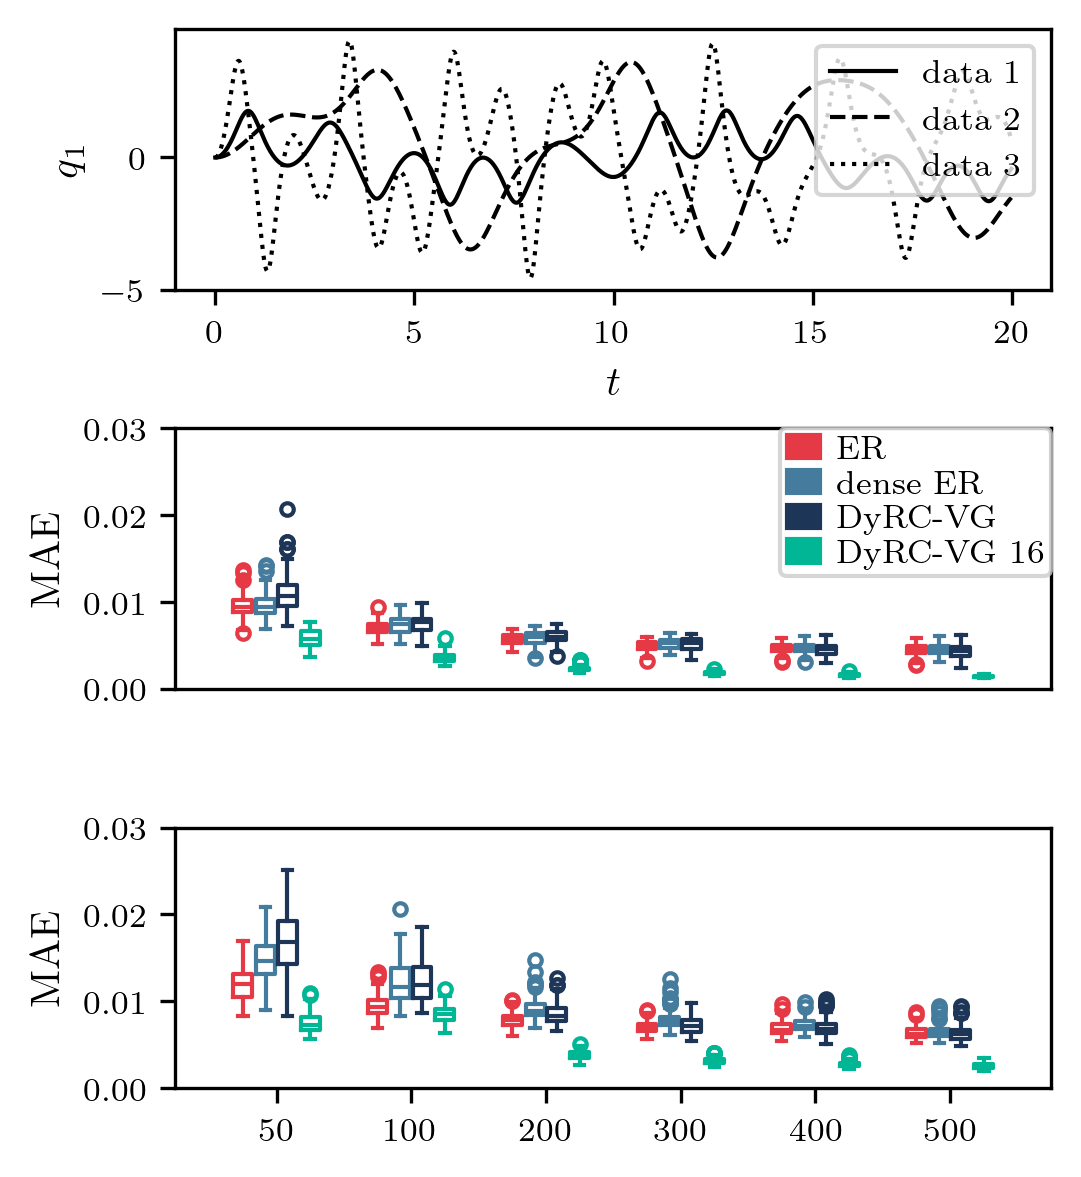

The script that drew this image:
# -*- coding: utf-8 -*-
""" Figure 4

Part of the accompanying code for the paper "Dynamics-Informed Reservoir Computing with Visibility Graphs" by Charlotte
Geier and Merten Stender.

Figure 4: additional information
a) Three Duffing time series
b) MAE boxplot for data 2
c) MAE boxplot for data 3

Copyright (c) Charlotte Geier
Hamburg University of Technology, Dynamics Group
www.tuhh.de/dyn
charlotte.geier@tuhh.de

Licensed under the GPLv3. See LICENSE in the project root for license information.

22.07.2025

"""

import os
import pandas as pd
import numpy as np
import matplotlib.pyplot as plt
import matplotlib.patches as mpatches

# set LaTeX font
tex_fonts = {
    # Use LaTeX to write all text
    "text.usetex": True,
    "font.family": "serif",
    # Use 10pt font in plots, to match 10pt font in document
    "axes.titlesize": 10,
    "axes.labelsize": 10,
    "font.size": 10,
    # Make the legend/label fonts a little smaller
    "legend.fontsize": 8,
    "xtick.labelsize": 8,
    "ytick.labelsize": 8
}
plt.rcParams.update(tex_fonts)
from cpsmehelper import export_figure, get_colors

cpsme_red = get_colors()['red']
cpsme_blue_3= get_colors()['blue_3']
cpsme_blue_2= get_colors()['blue_4']
cpsme_green = get_colors()['green']


fig, ax = plt.subplots(3, 1)

# A: different Duffing time series 

t = np.load('data_1/duffing_time.npy')
data_1 = np.load('data_1/duffing_data.npy')
data_2 = np.load('data_2/duffing_data.npy')
data_3 = np.load('data_3/duffing_data.npy')


ax[0].plot(t[:1000], data_1[:1000, 1], 'k-', label='data 1', linewidth=1)
ax[0].plot(t[:1000], data_2[:1000, 1], 'k--', label='data 2', linewidth=1)
ax[0].plot(t[:1000], data_3[:1000, 1], 'k:', label='data 3', linewidth=1)

ax[0].set_xlabel('$t$')
ax[0].set_ylabel('$q_1$')
ax[0].legend(loc='upper right')


# B: MAE boxplot for data 2
# load data
data_path='data_2'
mean_maes_rand =[]
std_maes_rand = []
mean_maes_vg =[]
std_maes_vg = []
mean_maes_dens =[]
std_maes_dens = []

maes_rand = []
maes_vg = []
maes_dens =[]
mses_rand = []
mses_vg = []
mses_dens =[]
maes_vg_skip = []
mses_vg_skip = []

num_nodes = [50, 100, 200, 300, 400, 500]

for N in num_nodes:
    name = f'N_{N}_skip_1'
    path = f'{data_path}/{name}'
    df = pd.read_csv(f"{path}/{name}_results.csv")

    mean_maes_rand.append(np.mean(df['mae_rand']))
    std_maes_rand.append(np.std(df['mae_rand']))
    mean_maes_vg.append(np.mean(df['mae_vg']))
    std_maes_vg.append(np.std(df['mae_vg']))
    mean_maes_dens.append(np.mean(df['mae_dens']))
    std_maes_dens.append(np.std(df['mae_dens']))

    maes_rand.append(df['mae_rand'])
    maes_vg.append(df['mae_vg'])
    maes_dens.append(df['mae_dens'])

    mses_rand.append(df['mse_rand'])
    mses_vg.append(df['mse_vg'])
    mses_dens.append(df['mse_dens'])

    name = f'N_{N}_skip_16'
    path = f'{data_path}/{name}'
    df = pd.read_csv(f"{path}/{name}_results.csv")

    maes_vg_skip.append(df['mae_vg'])
    mses_vg_skip.append(df['mse_vg'])

positions = [1, 2, 3, 4, 5, 6]
positions_1 = positions - np.ones_like(positions)*0.25
positions_2 = positions - np.ones_like(positions)*0.08
positions_3 = positions + np.ones_like(positions)*0.08
positions_4 = positions + np.ones_like(positions)*0.25
width=0.14
ax[1].boxplot(maes_rand,
        positions=positions_1,
        widths=width,
        boxprops=dict(color=cpsme_red),
            capprops=dict(color=cpsme_red),
            whiskerprops=dict(color=cpsme_red),
            flierprops=dict(color=cpsme_red, markeredgecolor=cpsme_red, markersize=3),
            medianprops=dict(color=cpsme_red))
ax[1].boxplot(maes_dens,
        positions=positions_2,
        widths=width,
        boxprops=dict(color=cpsme_blue_3),
            capprops=dict(color=cpsme_blue_3),
            whiskerprops=dict(color=cpsme_blue_3),
            flierprops=dict(color=cpsme_blue_3, markeredgecolor=cpsme_blue_3, markersize=3),
            medianprops=dict(color=cpsme_blue_3))
ax[1].boxplot(maes_vg,
        positions=positions_3,
        widths=width,
        boxprops=dict(color=cpsme_blue_2),
            capprops=dict(color=cpsme_blue_2),
            whiskerprops=dict(color=cpsme_blue_2),
            flierprops=dict(color=cpsme_blue_2, markeredgecolor=cpsme_blue_2, markersize=3),
            medianprops=dict(color=cpsme_blue_2))
ax[1].boxplot(maes_vg_skip,
        positions=positions_4,
        widths=width,
        boxprops=dict(color=cpsme_green),
            capprops=dict(color=cpsme_green),
            whiskerprops=dict(color=cpsme_green),
            flierprops=dict(color=cpsme_green, markeredgecolor=cpsme_green, markersize=3),
            medianprops=dict(color=cpsme_green))

# C: MAE boxplot for data 3
# load data
data_path='data_3'
mean_maes_rand =[]
std_maes_rand = []
mean_maes_vg =[]
std_maes_vg = []
mean_maes_dens =[]
std_maes_dens = []

maes_rand = []
maes_vg = []
maes_dens =[]
mses_rand = []
mses_vg = []
mses_dens =[]
maes_vg_skip = []
mses_vg_skip = []

num_nodes = [50, 100, 200, 300, 400, 500]

for N in num_nodes:
    name = f'N_{N}_skip_1'
    path = f'{data_path}/{name}'
    df = pd.read_csv(f"{path}/{name}_results.csv")

    mean_maes_rand.append(np.mean(df['mae_rand']))
    std_maes_rand.append(np.std(df['mae_rand']))
    mean_maes_vg.append(np.mean(df['mae_vg']))
    std_maes_vg.append(np.std(df['mae_vg']))
    mean_maes_dens.append(np.mean(df['mae_dens']))
    std_maes_dens.append(np.std(df['mae_dens']))

    maes_rand.append(df['mae_rand'])
    maes_vg.append(df['mae_vg'])
    maes_dens.append(df['mae_dens'])

    mses_rand.append(df['mse_rand'])
    mses_vg.append(df['mse_vg'])
    mses_dens.append(df['mse_dens'])

    name = f'N_{N}_skip_16'
    path = f'{data_path}/{name}'
    df = pd.read_csv(f"{path}/{name}_results.csv")

    maes_vg_skip.append(df['mae_vg'])
    mses_vg_skip.append(df['mse_vg'])

positions = [1, 2, 3, 4, 5, 6]
positions_1 = positions - np.ones_like(positions)*0.25
positions_2 = positions - np.ones_like(positions)*0.08
positions_3 = positions + np.ones_like(positions)*0.08
positions_4 = positions + np.ones_like(positions)*0.25
width=0.14
ax[2].boxplot(maes_rand,
        positions=positions_1,
        widths=width,
        boxprops=dict(color=cpsme_red),
            capprops=dict(color=cpsme_red),
            whiskerprops=dict(color=cpsme_red),
            flierprops=dict(color=cpsme_red, markeredgecolor=cpsme_red, markersize=3),
            medianprops=dict(color=cpsme_red))
ax[2].boxplot(maes_dens,
        positions=positions_2,
        widths=width,
        boxprops=dict(color=cpsme_blue_3),
            capprops=dict(color=cpsme_blue_3),
            whiskerprops=dict(color=cpsme_blue_3),
            flierprops=dict(color=cpsme_blue_3, markeredgecolor=cpsme_blue_3, markersize=3),
            medianprops=dict(color=cpsme_blue_3))
ax[2].boxplot(maes_vg,
        positions=positions_3,
        widths=width,
        boxprops=dict(color=cpsme_blue_2),
            capprops=dict(color=cpsme_blue_2),
            whiskerprops=dict(color=cpsme_blue_2),
            flierprops=dict(color=cpsme_blue_2, markeredgecolor=cpsme_blue_2, markersize=3),
            medianprops=dict(color=cpsme_blue_2))
ax[2].boxplot(maes_vg_skip,
        positions=positions_4,
        widths=width,
        boxprops=dict(color=cpsme_green),
            capprops=dict(color=cpsme_green),
            whiskerprops=dict(color=cpsme_green),
            flierprops=dict(color=cpsme_green, markeredgecolor=cpsme_green, markersize=3),
            medianprops=dict(color=cpsme_green))


for i in [1,2]:
    ax[i].set_ylabel('MAE')
    ax[i].set_ylim([0,0.03])
ax[1].set_xticks([])
ax[2].set_ylabel('MAE')
ax[2].set_xticks(positions)
ax[2].set_xticklabels(['50', '100', '200', '300', '400', '500'])


# Create proxy artists for the legend with your box colors
red_patch = mpatches.Patch(color=cpsme_red, label='ER')
blue_patch = mpatches.Patch(color=cpsme_blue_3, label='dense ER')
green_patch = mpatches.Patch(color=cpsme_blue_2, label='DyRC-VG')
grey_patch = mpatches.Patch(color=cpsme_green, label='DyRC-VG 16')

# Add the legend with these patches
ax[1].legend(handles=[red_patch, blue_patch, green_patch, grey_patch],
             loc='upper right',
                           borderaxespad=0.,
                           labelspacing=0.15,      # default is 0.5, reduce to bring entries closer
                           handlelength=1,      # default is 2, reduce if needed
                           handletextpad=0.5,     # reduce padding between handle and text
                           borderpad=0.2)

plt.tight_layout()
export_figure(fig, 
                name=f'figure_4.png',
                height=10,
                width=8.5,
                resolution=300)
